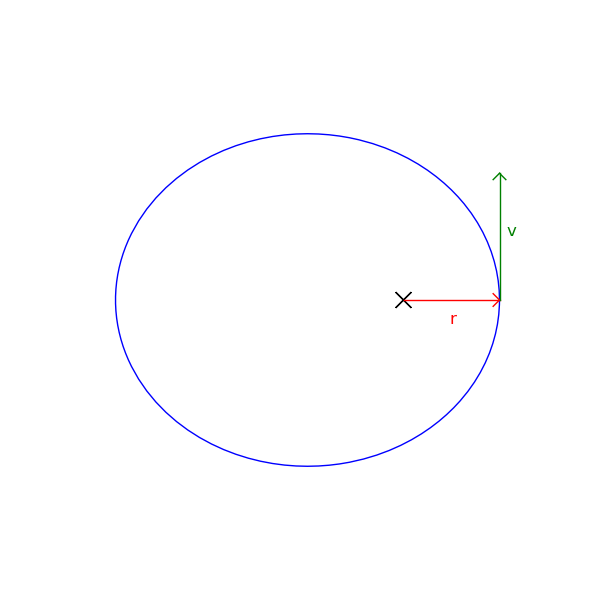

This figure's Python source:
import math
import numpy
import pylab

# show the velocity vectors at perihelion and aphelion for ellipse geometry

# M. Zingale (2010-09-08)


def ellipse():

    # theta ranges from 0 to 2pi
    npts = 250
    theta = numpy.arange(npts)*2.0*math.pi/(npts-1)

    e = 0.5
    a = 1.0
    b = a*math.sqrt(1-e*e)

    n = npts/5
 
    r = a*(1.0 - e*e)/(1.0 + e*numpy.cos(theta))

    x = r*numpy.cos(theta)
    y = r*numpy.sin(theta)


    # plotting
    pylab.clf()

    ax = pylab.gca()
    ax.set_aspect("equal", "datalim")
    pylab.axis("off")
        
    # Draw the ellipse
    pylab.plot(x,y,color="b")

    # primary foci
    pylab.scatter([0],       [0], color="k", marker="x", s=200)

    # draw arrow to perihelion
    eps = 0.033*a
    pylab.plot([0,a*(1-e)],[0,0], color='r')
    pylab.plot([a*(1-e),a*(1-e)-eps],[0,eps], color='r')
    pylab.plot([a*(1-e),a*(1-e)-eps],[0,-eps], color='r')
    pylab.text(0.5*a*(1-e), -0.15*b, "r", color='r')

    
    # draw velocity at perihelion
    vel = 0.66*a
    pylab.plot([a*(1-e),a*(1-e)], [0, vel], color='g')
    pylab.plot([a*(1-e),a*(1-e)-eps], [vel, vel-eps], color='g')
    pylab.plot([a*(1-e),a*(1-e)+eps], [vel, vel-eps], color='g')
    pylab.text(a*(1-e)+0.05*b,0.5*vel, "v", color='g')
    
    pylab.axis([-1.75,.75,-1.25,1.25])
 

    f = pylab.gcf()
    f.set_size_inches(6.0,6.0)

    outfile = "ellipse_vel.png"
    pylab.savefig(outfile)


if __name__== "__main__":
    ellipse()


    
        
